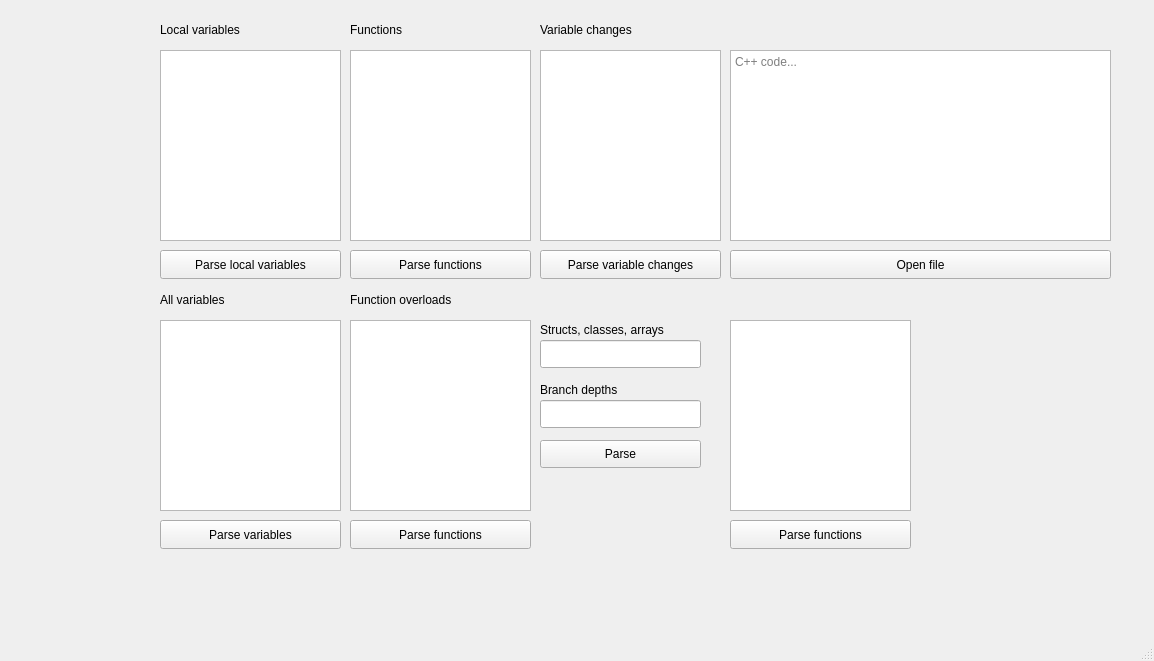
<?xml version="1.0" encoding="UTF-8"?>
<ui version="4.0">
 <class>MainWindow</class>
 <widget class="QMainWindow" name="MainWindow">
  <property name="geometry">
   <rect>
    <x>0</x>
    <y>0</y>
    <width>1154</width>
    <height>661</height>
   </rect>
  </property>
  <property name="windowTitle">
   <string>MainWindow</string>
  </property>
  <widget class="QWidget" name="centralwidget">
   <widget class="QTextEdit" name="textEdit">
    <property name="geometry">
     <rect>
      <x>730</x>
      <y>50</y>
      <width>381</width>
      <height>191</height>
     </rect>
    </property>
    <property name="placeholderText">
     <string>C++ code...</string>
    </property>
   </widget>
   <widget class="QTextEdit" name="variableTextEdit">
    <property name="geometry">
     <rect>
      <x>540</x>
      <y>50</y>
      <width>181</width>
      <height>191</height>
     </rect>
    </property>
    <property name="placeholderText">
     <string/>
    </property>
   </widget>
   <widget class="QTextEdit" name="functionTextEdit">
    <property name="geometry">
     <rect>
      <x>350</x>
      <y>50</y>
      <width>181</width>
      <height>191</height>
     </rect>
    </property>
    <property name="placeholderText">
     <string/>
    </property>
   </widget>
   <widget class="QPushButton" name="openFileBtn">
    <property name="geometry">
     <rect>
      <x>730</x>
      <y>250</y>
      <width>381</width>
      <height>29</height>
     </rect>
    </property>
    <property name="text">
     <string>Open file</string>
    </property>
   </widget>
   <widget class="QPushButton" name="parseLVBtn">
    <property name="geometry">
     <rect>
      <x>160</x>
      <y>250</y>
      <width>181</width>
      <height>29</height>
     </rect>
    </property>
    <property name="text">
     <string>Parse local variables</string>
    </property>
   </widget>
   <widget class="QPushButton" name="parseFOBtn">
    <property name="geometry">
     <rect>
      <x>350</x>
      <y>250</y>
      <width>181</width>
      <height>29</height>
     </rect>
    </property>
    <property name="text">
     <string>Parse functions</string>
    </property>
   </widget>
   <widget class="QLineEdit" name="countEdit">
    <property name="geometry">
     <rect>
      <x>540</x>
      <y>340</y>
      <width>161</width>
      <height>28</height>
     </rect>
    </property>
   </widget>
   <widget class="QLabel" name="label">
    <property name="geometry">
     <rect>
      <x>540</x>
      <y>320</y>
      <width>161</width>
      <height>20</height>
     </rect>
    </property>
    <property name="text">
     <string>Structs, classes, arrays</string>
    </property>
   </widget>
   <widget class="QLabel" name="label_2">
    <property name="geometry">
     <rect>
      <x>540</x>
      <y>20</y>
      <width>161</width>
      <height>20</height>
     </rect>
    </property>
    <property name="text">
     <string>Variable changes</string>
    </property>
   </widget>
   <widget class="QLabel" name="label_3">
    <property name="geometry">
     <rect>
      <x>350</x>
      <y>20</y>
      <width>161</width>
      <height>20</height>
     </rect>
    </property>
    <property name="text">
     <string>Functions</string>
    </property>
   </widget>
   <widget class="QPushButton" name="parseVCBtn">
    <property name="geometry">
     <rect>
      <x>540</x>
      <y>250</y>
      <width>181</width>
      <height>29</height>
     </rect>
    </property>
    <property name="text">
     <string>Parse variable changes</string>
    </property>
   </widget>
   <widget class="QTextEdit" name="localVariableTextEdit">
    <property name="geometry">
     <rect>
      <x>160</x>
      <y>50</y>
      <width>181</width>
      <height>191</height>
     </rect>
    </property>
    <property name="placeholderText">
     <string/>
    </property>
   </widget>
   <widget class="QLabel" name="label_4">
    <property name="geometry">
     <rect>
      <x>160</x>
      <y>20</y>
      <width>161</width>
      <height>20</height>
     </rect>
    </property>
    <property name="text">
     <string>Local variables</string>
    </property>
   </widget>
   <widget class="QTextEdit" name="allVariablesTextEdit">
    <property name="geometry">
     <rect>
      <x>160</x>
      <y>320</y>
      <width>181</width>
      <height>191</height>
     </rect>
    </property>
    <property name="placeholderText">
     <string/>
    </property>
   </widget>
   <widget class="QLabel" name="label_5">
    <property name="geometry">
     <rect>
      <x>160</x>
      <y>290</y>
      <width>161</width>
      <height>20</height>
     </rect>
    </property>
    <property name="text">
     <string>All variables</string>
    </property>
   </widget>
   <widget class="QPushButton" name="parseVBtn">
    <property name="geometry">
     <rect>
      <x>160</x>
      <y>520</y>
      <width>181</width>
      <height>29</height>
     </rect>
    </property>
    <property name="text">
     <string>Parse variables</string>
    </property>
   </widget>
   <widget class="QLineEdit" name="depthEdit">
    <property name="geometry">
     <rect>
      <x>540</x>
      <y>400</y>
      <width>161</width>
      <height>28</height>
     </rect>
    </property>
   </widget>
   <widget class="QLabel" name="label_6">
    <property name="geometry">
     <rect>
      <x>540</x>
      <y>380</y>
      <width>161</width>
      <height>20</height>
     </rect>
    </property>
    <property name="text">
     <string>Branch depths</string>
    </property>
   </widget>
   <widget class="QPushButton" name="parseMiscBtn">
    <property name="geometry">
     <rect>
      <x>540</x>
      <y>440</y>
      <width>161</width>
      <height>28</height>
     </rect>
    </property>
    <property name="text">
     <string>Parse</string>
    </property>
   </widget>
   <widget class="QTextEdit" name="functionOverloadTextEdit">
    <property name="geometry">
     <rect>
      <x>350</x>
      <y>320</y>
      <width>181</width>
      <height>191</height>
     </rect>
    </property>
    <property name="placeholderText">
     <string/>
    </property>
   </widget>
   <widget class="QPushButton" name="parseFOBtn_2">
    <property name="geometry">
     <rect>
      <x>350</x>
      <y>520</y>
      <width>181</width>
      <height>29</height>
     </rect>
    </property>
    <property name="text">
     <string>Parse functions</string>
    </property>
   </widget>
   <widget class="QLabel" name="label_7">
    <property name="geometry">
     <rect>
      <x>350</x>
      <y>290</y>
      <width>161</width>
      <height>20</height>
     </rect>
    </property>
    <property name="text">
     <string>Function overloads</string>
    </property>
   </widget>
   <widget class="QTextEdit" name="logicErrorTextEdit">
    <property name="geometry">
     <rect>
      <x>730</x>
      <y>320</y>
      <width>181</width>
      <height>191</height>
     </rect>
    </property>
    <property name="placeholderText">
     <string/>
    </property>
   </widget>
   <widget class="QPushButton" name="parseLEBtn">
    <property name="geometry">
     <rect>
      <x>730</x>
      <y>520</y>
      <width>181</width>
      <height>29</height>
     </rect>
    </property>
    <property name="text">
     <string>Parse functions</string>
    </property>
   </widget>
  </widget>
  <widget class="QMenuBar" name="menubar">
   <property name="geometry">
    <rect>
     <x>0</x>
     <y>0</y>
     <width>1154</width>
     <height>25</height>
    </rect>
   </property>
  </widget>
  <widget class="QStatusBar" name="statusbar"/>
 </widget>
 <resources/>
 <connections/>
</ui>
